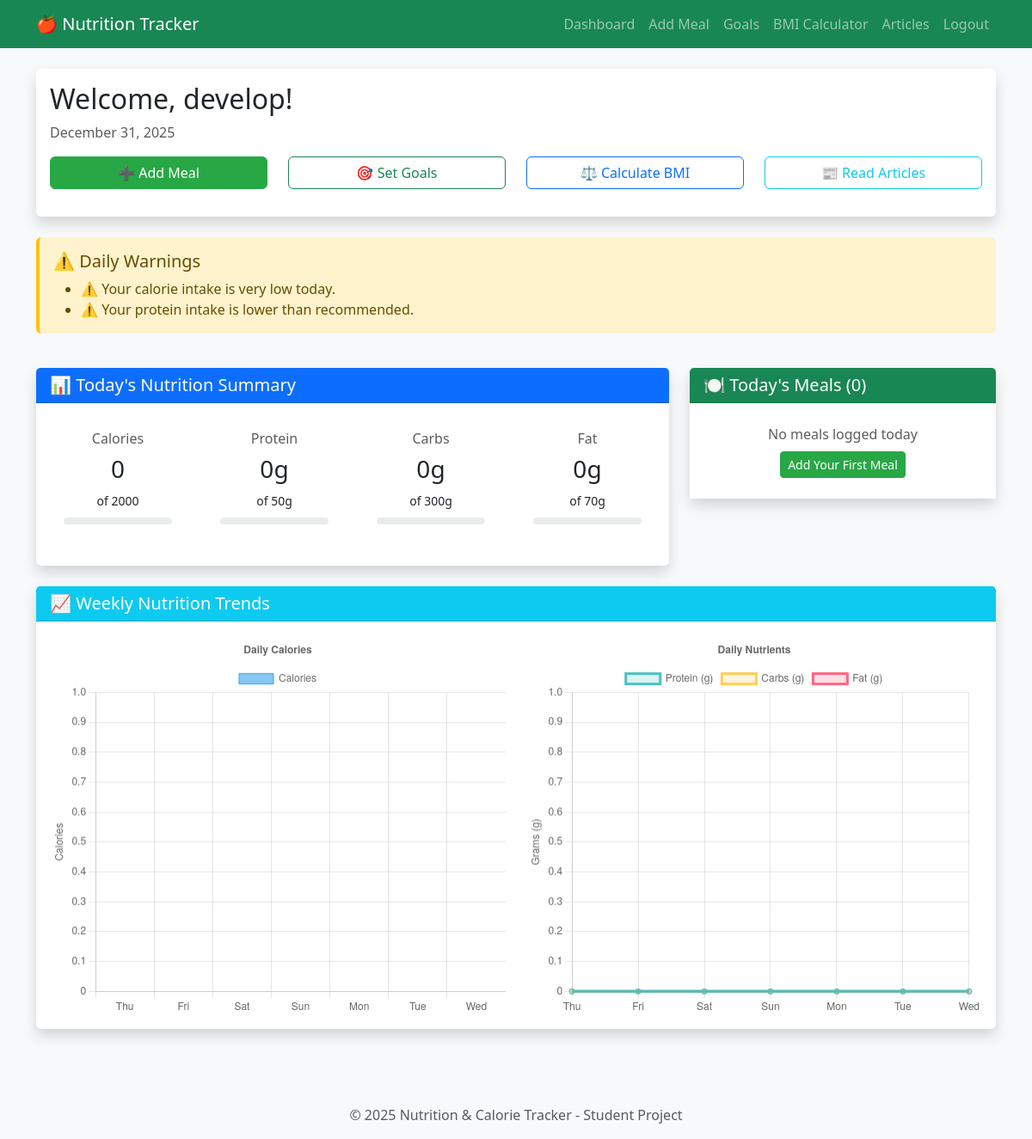
The app's page / (signed in) with its own data.
### tracker/models.py (models this page shows, shortened)
class UserProfile(models.Model):
    user = models.OneToOneField(User, on_delete=models.CASCADE)
    daily_calorie_goal = models.IntegerField(default=2000, validators=[MinValueValidator(0)])
    daily_protein_goal = models.IntegerField(default=50, validators=[MinValueValidator(0)])
    daily_carbs_goal = models.IntegerField(default=300, validators=[MinValueValidator(0)])
    daily_fat_goal = models.IntegerField(default=70, validators=[MinValueValidator(0)])
    height = models.FloatField(null=True, blank=True, help_text="Height in cm")
    weight = models.FloatField(null=True, blank=True, help_text="Weight in kg")
    created_at = models.DateTimeField(auto_now_add=True)
    updated_at = models.DateTimeField(auto_now=True)

### tracker/views.py (the view)
# urls.py: path('', views.dashboard, name='dashboard'),
@login_required
def dashboard(request):
    today = timezone.now().date()
    meals_today = Meal.objects.filter(user=request.user, date=today).order_by('meal_type')
    summary = Meal.get_daily_summary(request.user, today)
    profile, created = UserProfile.objects.get_or_create(user=request.user)
    progress = {}
    if profile.daily_calorie_goal > 0:
        progress['calories'] = min(100, (summary['total_calories'] / profile.daily_calorie_goal) * 100)
    else:
        progress['calories'] = 0
    if profile.daily_protein_goal > 0:
        progress['protein'] = min(100, (summary['total_protein'] / profile.daily_protein_goal) * 100)
    else:
        progress['protein'] = 0
    if profile.daily_carbs_goal > 0:
        progress['carbs'] = min(100, (summary['total_carbs'] / profile.daily_carbs_goal) * 100)
    else:
        progress['carbs'] = 0
    if profile.daily_fat_goal > 0:
        progress['fat'] = min(100, (summary['total_fat'] / profile.daily_fat_goal) * 100)
    else:
        progress['fat'] = 0
    warnings = []
    if summary['total_calories'] > profile.daily_calorie_goal:
        warnings.append("⚠️ Your calorie intake exceeds your daily limit.")
    elif summary['total_calories'] < profile.daily_calorie_goal * 0.5:
        warnings.append("⚠️ Your calorie intake is very low today.")
    if summary['total_protein'] < profile.daily_protein_goal * 0.7:
        warnings.append("⚠️ Your protein intake is lower than recommended.")
    if summary['total_carbs'] > profile.daily_carbs_goal:
        warnings.append("⚠️ Your carbohydrate intake exceeds your daily goal.")
    week_data = []
    for i in range(6, -1, -1):  # Last 7 days including today
        date = today - timedelta(days=i)
        daily = Meal.get_daily_summary(request.user, date)
        week_data.append({
            'date': date.strftime('%a'),
            'calories': daily['total_calories'],
            'protein': daily['total_protein'],
            'carbs': daily['total_carbs'],
            'fat': daily['total_fat'],
        })
    context = {
        'meals_today': meals_today,
        'summary': summary,
        'profile': profile,
        'progress': progress,
        'warnings': warnings,
        'week_data': week_data,
        'today': today,
    }
    return render(request, 'tracker/dashboard.html', context)

### tracker/models.py (called while the page is built)
    @classmethod
    def get_daily_summary(cls, user, date):
        meals = cls.objects.filter(user=user, date=date)
        total_calories = sum(meal.calories for meal in meals)
        total_protein = sum(meal.protein for meal in meals)
        total_carbs = sum(meal.carbohydrates for meal in meals)
        total_fat = sum(meal.fat for meal in meals)
        return {
            'total_calories': total_calories,
            'total_protein': total_protein,
            'total_carbs': total_carbs,
            'total_fat': total_fat,
            'meal_count': meals.count(),
        }

### tracker/templates/tracker/dashboard.html (shortened to what this page needs)
{% extends 'base.html' %}
{% block content %}
<div class="row">
    <div class="col-12 mb-4">
        <div class="card shadow">
            <div class="card-body">
                <h2 class="card-title">Welcome, {{ user.username }}!</h2>
                <p class="text-muted">{{ today|date:"F d, Y" }}</p>
                <div class="row mt-3">
                    <div class="col-md-3 mb-3">
                        <a href="{% url 'add_meal' %}" class="btn btn-success w-100">
                            ➕ Add Meal
                        </a>
                    </div>
                    <div class="col-md-3 mb-3">
                        <a href="{% url 'goals' %}" class="btn btn-outline-success w-100">
                            🎯 Set Goals
                        </a>
                    </div>
                    <div class="col-md-3 mb-3">
                        <a href="{% url 'bmi' %}" class="btn btn-outline-primary w-100">
                            ⚖️ Calculate BMI
                        </a>
                    </div>
                    <div class="col-md-3 mb-3">
                        <a href="{% url 'articles' %}" class="btn btn-outline-info w-100">
                            📰 Read Articles
                        </a>
                    </div>
                </div>
            </div>
        </div>
    </div>
    {% if warnings %}
    <div class="col-12 mb-4">
        <div class="alert alert-warning">
            <h5>⚠️ Daily Warnings</h5>
            <ul class="mb-0">
                {% for warning in warnings %}
                <li>{{ warning }}</li>
                {% endfor %}
            </ul>
        </div>
    </div>
    {% endif %}
    <div class="col-lg-8 mb-4">
        <div class="card shadow">
            <div class="card-header bg-primary text-white">
                <h5 class="mb-0">📊 Today's Nutrition Summary</h5>
            </div>
            <div class="card-body">
                <div class="row text-center">
                    <div class="col-md-3 mb-3">
                        <div class="card border-primary">
                            <div class="card-body">
                                <h6 class="text-muted">Calories</h6>
                                <h3>{{ summary.total_calories }}</h3>
                                <small>of {{ profile.daily_calorie_goal }}</small>
                                <div class="progress mt-2" style="height: 8px;">
                                </div>
                            </div>
                        </div>
                    </div>
                    <div class="col-md-3 mb-3">
                        <div class="card border-success">
                            <div class="card-body">
                                <h6 class="text-muted">Protein</h6>
                                <h3>{{ summary.total_protein }}g</h3>
                                <small>of {{ profile.daily_protein_goal }}g</small>
                                <div class="progress mt-2" style="height: 8px;">
                                </div>
                            </div>
                        </div>
                    </div>
                    <div class="col-md-3 mb-3">
                        <div class="card border-warning">
                            <div class="card-body">
                                <h6 class="text-muted">Carbs</h6>
                                <h3>{{ summary.total_carbs }}g</h3>
                                <small>of {{ profile.daily_carbs_goal }}g</small>
                                <div class="progress mt-2" style="height: 8px;">
                                </div>
                            </div>
                        </div>
                    </div>
                    <div class="col-md-3 mb-3">
                        <div class="card border-danger">
                            <div class="card-body">
                                <h6 class="text-muted">Fat</h6>
                                <h3>{{ summary.total_fat }}g</h3>
                                <small>of {{ profile.daily_fat_goal }}g</small>
                                <div class="progress mt-2" style="height: 8px;">
                                </div>
                            </div>
                        </div>
                    </div>
                </div>
            </div>
        </div>
    </div>
    <div class="col-lg-4 mb-4">
        <div class="card shadow">
            <div class="card-header bg-success text-white">
                <h5 class="mb-0">🍽️ Today's Meals ({{ meals_today.count }})</h5>
            </div>
            <div class="card-body p-0">
                <div class="list-group list-group-flush">
                    {% for meal in meals_today %}
                    <div class="list-group-item">
                        <div class="d-flex justify-content-between align-items-center">
                            <div>
                                <strong>{{ meal.get_meal_type_display }}</strong>
                                <p class="mb-0 small">{{ meal.food_name }}</p>
                            </div>
                            <div class="text-end">
                                <span class="badge bg-primary">{{ meal.calories }} cal</span>
                                <a href="{% url 'delete_meal' meal.id %}"
                                   class="btn btn-sm btn-outline-danger ms-2"
                                   onclick="return confirm('Delete this meal?')">
                                    ×
                                </a>
                            </div>
                        </div>
                    </div>
                    {% empty %}
                    <div class="list-group-item text-center py-4">
                        <p class="text-muted mb-0">No meals logged today</p>
                        <a href="{% url 'add_meal' %}" class="btn btn-sm btn-success mt-2">
                            Add Your First Meal
                        </a>
                    </div>
                    {% endfor %}
                </div>
            </div>
        </div>
    </div>
    <div class="col-12 mb-4">
        <div class="card shadow">
            <div class="card-header bg-info text-white">
                <h5 class="mb-0">📈 Weekly Nutrition Trends</h5>
            </div>
            <div class="card-body">
                <div class="row">
                    <div class="col-md-6">
                        <canvas id="calorieChart" height="250"></canvas>
                    </div>
                    <div class="col-md-6">
                        <canvas id="nutrientChart" height="250"></canvas>
                    </div>
                </div>
            </div>
        </div>
    </div>
</div>
{% endblock %}
{% block scripts %}
<script>
// Prepare data for charts
const weekLabels = [{% for day in week_data %}"{{ day.date }}",{% endfor %}];
const caloriesData = [{% for day in week_data %}{{ day.calories }},{% endfor %}];
const proteinData = [{% for day in week_data %}{{ day.protein }},{% endfor %}];
const carbsData = [{% for day in week_data %}{{ day.carbs }},{% endfor %}];
const fatData = [{% for day in week_data %}{{ day.fat }},{% endfor %}];
// Calorie Chart
const calorieCtx = document.getElementById('calorieChart').getContext('2d');
const calorieChart = new Chart(calorieCtx, {
    type: 'bar',
    data: {
        labels: weekLabels,
        datasets: [{
            label: 'Calories',
            data: caloriesData,
            backgroundColor: 'rgba(54, 162, 235, 0.6)',
            borderColor: 'rgba(54, 162, 235, 1)',
            borderWidth: 1
        }]
    },
    options: {
        responsive: true,
        plugins: {
            title: {
                display: true,
                text: 'Daily Calories'
            }
        },
        scales: {
            y: {
                beginAtZero: true,
                title: {
                    display: true,
                    text: 'Calories'
                }
            }
        }
    }
});
// Nutrient Chart
const nutrientCtx = document.getElementById('nutrientChart').getContext('2d');
const nutrientChart = new Chart(nutrientCtx, {
    type: 'line',
    data: {
        labels: weekLabels,
        datasets: [
            {
                label: 'Protein (g)',
                data: proteinData,
                borderColor: 'rgba(75, 192, 192, 1)',
                backgroundColor: 'rgba(75, 192, 192, 0.2)',
                tension: 0.4
            },
            {
                label: 'Carbs (g)',
                data: carbsData,
                borderColor: 'rgba(255, 206, 86, 1)',
                backgroundColor: 'rgba(255, 206, 86, 0.2)',
                tension: 0.4
            },
            {
                label: 'Fat (g)',
                data: fatData,
                borderColor: 'rgba(255, 99, 132, 1)',
                backgroundColor: 'rgba(255, 99, 132, 0.2)',
                tension: 0.4
            }
        ]
    },
    options: {
        responsive: true,
        plugins: {
            title: {
                display: true,
                text: 'Daily Nutrients'
            }
        },
        scales: {
            y: {
                beginAtZero: true,
                title: {
                    display: true,
                    text: 'Grams (g)'
                }
            }
        }
    }
});
</script>
{% endblock %}

### templates/base.html (shortened to what this page needs)
<!DOCTYPE html>
<html lang="en">
<head>
    <link href="https://cdn.jsdelivr.net/npm/bootstrap@5.3.0/dist/css/bootstrap.min.css" rel="stylesheet">
    {% load static %}
    <link rel="stylesheet" href="{% static 'css/style.css' %}">
</head>
<body>
    <nav class="navbar navbar-expand-lg navbar-dark bg-success">
        <div class="container">
            <a class="navbar-brand" href="{% url 'dashboard' %}">
                🍎 Nutrition Tracker
            </a>
            <div class="collapse navbar-collapse" id="navbarNav">
                <ul class="navbar-nav ms-auto">
                    {% if user.is_authenticated %}
                        <li class="nav-item">
                            <a class="nav-link" href="{% url 'dashboard' %}">Dashboard</a>
                        </li>
                        <li class="nav-item">
                            <a class="nav-link" href="{% url 'add_meal' %}">Add Meal</a>
                        </li>
                        <li class="nav-item">
                            <a class="nav-link" href="{% url 'goals' %}">Goals</a>
                        </li>
                        <li class="nav-item">
                            <a class="nav-link" href="{% url 'bmi' %}">BMI Calculator</a>
                        </li>
                        <li class="nav-item">
                            <a class="nav-link" href="{% url 'articles' %}">Articles</a>
                        </li>
                        <li class="nav-item">
                            <a class="nav-link" href="{% url 'logout' %}">Logout</a>
                        </li>
                    {% endif %}
                </ul>
            </div>
        </div>
    </nav>
    <main class="container mt-4">
        {% block content %}
        {% endblock %}
    </main>
    <footer class="mt-5 py-3 bg-light text-center">
        <div class="container">
            <p class="text-muted mb-0">
                &copy; {% now "Y" %} Nutrition & Calorie Tracker - Student Project
            </p>
        </div>
    </footer>
    {% block scripts %}
    {% endblock %}
</body>
</html>

### static/css/style.css (style rules this page uses)
body { background-color: #f8f9fa; min-height: 100vh; display: flex; flex-direction: column; }
main { flex: 1; }
.card { transition: transform 0.2s ease-in-out, box-shadow 0.2s ease-in-out; border: none; }
.btn-success { background-color: #28a745; border-color: #28a745; }
.alert { border: none; border-left: 4px solid; }
.alert-warning { border-left-color: #ffc107; background-color: #fff3cd; }
footer { margin-top: auto; }

### records on screen
UserProfile: daily_calorie_goal "2000", daily_protein_goal "50", daily_carbs_goal "300", daily_fat_goal "70"

### other values on screen
{{ user.username }} "develop"
{{ warning }} "⚠️ Your calorie intake is very low today." "⚠️ Your protein intake is lower than recommended."
{{ summary.total_calories }} "0"
{{ summary.total_protein }} "0"
{{ summary.total_carbs }} "0"
{{ summary.total_fat }} "0"
{{ meals_today.count }} "0"
chart data {{ day.calories }} 0, 0, 0, 0, 0, 0, 0
chart data {{ day.protein }} 0, 0, 0, 0, 0, 0, 0
chart data {{ day.carbs }} 0, 0, 0, 0, 0, 0, 0
